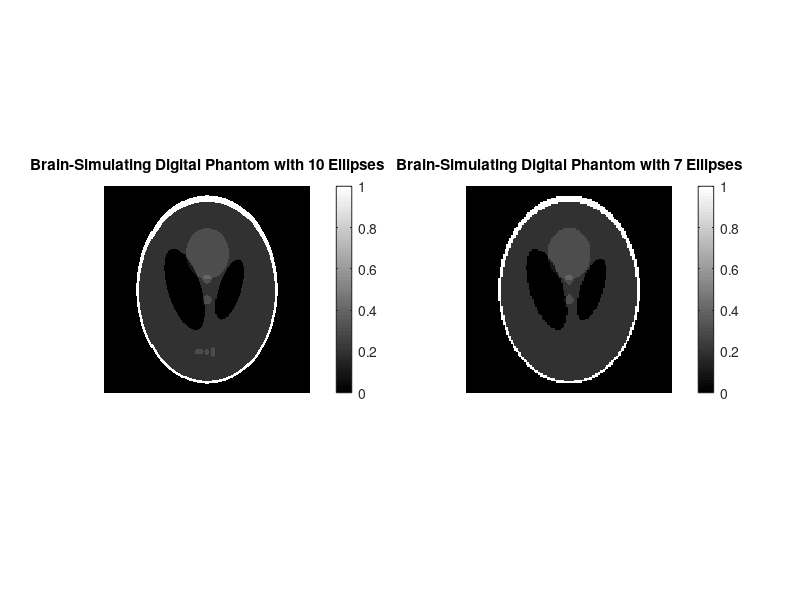
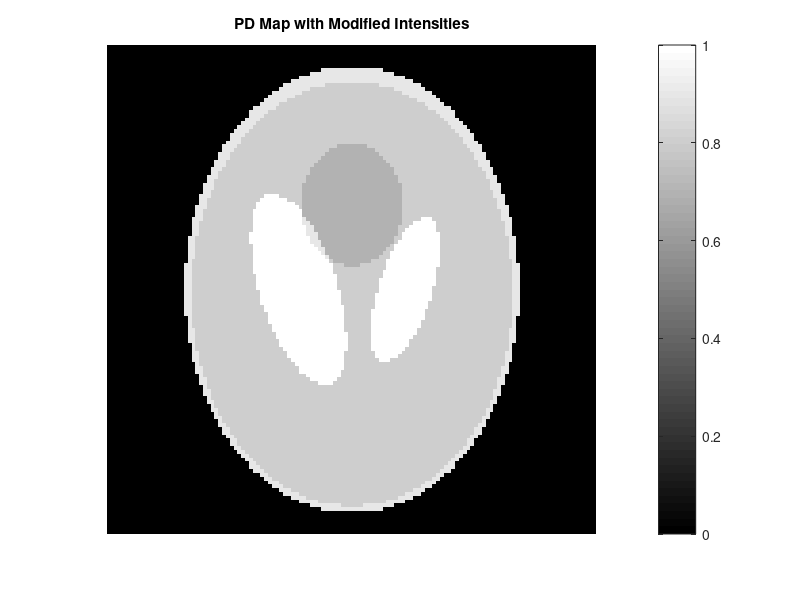
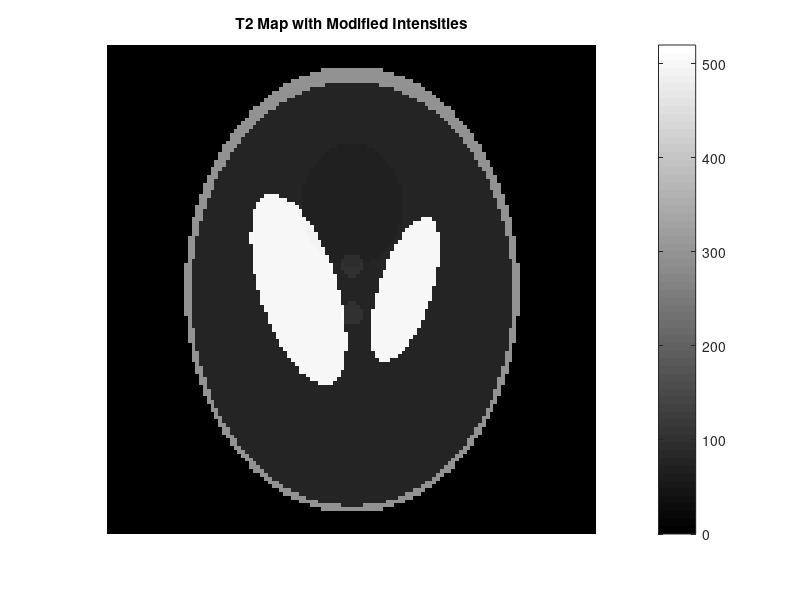
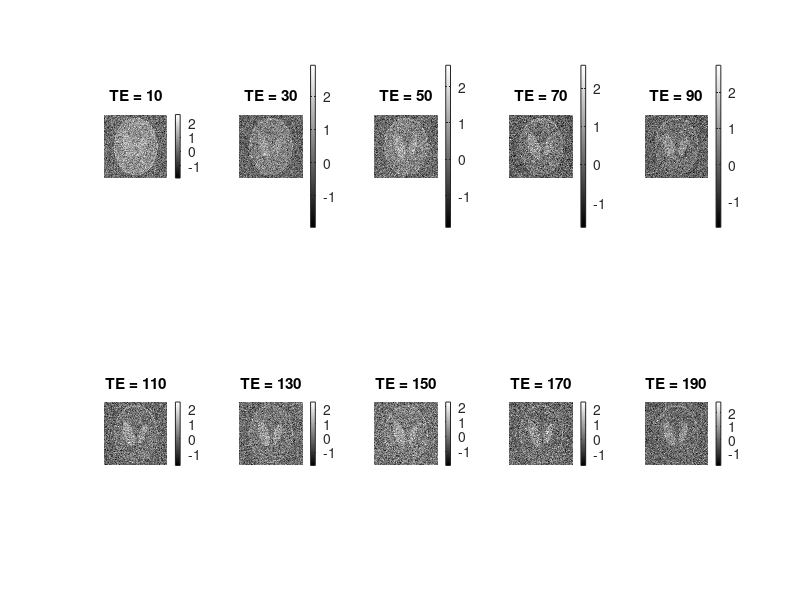

Recreate these plots in MATLAB, in order. (Note: this script raises an error after producing the figures.)
clear all;
clc;
close all;


% Create the modified Shepp-Logan phantom image
P = phantom('Modified Shepp-Logan', 200);
figure;
subplot(121);
imshow(P);
colorbar
colormap(gray)
title('Brain-Simulating Digital Phantom with 10 Ellipses');


% Define the parameters for the first 7 ellipses
E = [
     1,   0.69,   0.92,  0,    0,       0;    
   -0.8,  0.662,  0.874, 0,   -0.0184,  0;    
   -0.2,  0.11,   0.31,  0.22, 0,      -18;    
   -0.2,  0.16,   0.41, -0.22, 0,       18;    
    0.1,  0.21,   0.25,  0,    0.35,    0;    
    0.1,  0.046,  0.046, 0,    0.1,     0;    
    0.1,  0.046,  0.046, 0,   -0.1,     0   
];

% Generate the phantom image
n = 128;  
P = phantom(E, n);
subplot(122);
imshow(P);
colorbar;
colormap(gray);
title('Brain-Simulating Digital Phantom with 7 Ellipses');


%% 

% Q2-a

% Parameters for the first 7 ellipses with modified Proton densities
E_PD = [
    0.9,   0.69,   0.92,  0,    0,      0;    
   -0.1,  0.662,  0.874, 0,    -0.0184, 0;    
    0.2,  0.11,   0.31,  0.22,  0,     -18;    
    0.2,  0.16,   0.41, -0.22,  0,      18;    
   -0.1,  0.21,   0.25,  0,     0.35,   0;    
    0  ,  0.046,  0.046, 0,     0.1,    0;    
    0  ,  0.046,  0.046, 0,    -0.1,    0   
];

% Generate the phantom image
n=128;
Ph_PD = phantom(E_PD, n);
figure;
imshow(Ph_PD);
colorbar;
colormap(gray);
title('PD Map with Modified Intensities');

%%

% Parameters for the first 7 ellipses with modified T2
E_T2 = [
    300,  0.69,   0.92,  0,     0,      0;    
   -220,  0.662,  0.874, 0,    -0.0184, 0;    
    420,  0.11,   0.31,  0.22,  0,     -18;    
    420,  0.16,   0.41, -0.22,  0,      18;    
   -10 ,  0.21,   0.25,  0,     0.35,   0;    
    20 ,  0.046,  0.046, 0,     0.1,    0;    
    20 ,  0.046,  0.046, 0,    -0.1,    0   
];

% Generate the phantom image
n=128;
Ph_T2 = phantom(E_T2, n);
figure;
imshow(Ph_T2, []);
colorbar;
colormap(gray);
title('T2 Map with Modified Intensities');

%%

% Define the TE values
TE = 10:20:200;

% Mean for the Gaussian noise
Gau = 4;
m = (5*Gau + 5)/100;
images = zeros([size(Ph_PD), length(TE)]);

% Generate the images
figure;
for i = 1:length(TE)
    I = Ph_PD .* exp(-TE(i)./Ph_T2);
    I = imnoise(I, 'gaussian', 0, m);
    images(:,:,i) = I;
    subplot(2, ceil(length(TE)/2), i);
    imshow(images(:,:,i), []);
    colorbar;
    colormap(gray);
    title(['TE = ', num2str(TE(i))]);
end
sgtitle(sprintf('Set of 10 images with gaussian noise\nPrajwal Mohan, ID-1232306844'));


%%

%Define function
func = @(x, TE) x(1) .* exp(-TE ./ x(2));
x0 = [0.5, 1];

% Reshape the image
[nRows, nCols, nTE] = size(images);
reshaped_images = reshape(images, [], nTE);

options = optimoptions('lsqcurvefit','Display','off');
PD_map = zeros(nRows, nCols);

% Voxel wise fit
for i = 1:nRows
    for j = 1:nCols
        intensities_PD = reshaped_images((i-1)*nCols + j, :);
        [fit_params, ~] = lsqcurvefit(func, x0, TE, intensities_PD, [], [],options);
        PD_map(i, j) = fit_params(1);
    end
end


figure;
imshow(PD_map', [0,1]);
colorbar;
colormap(gray);
sgtitle(sprintf('Prajwal Mohan, ID-1232306844\nCalculated PD Map'));

%%

%Define function
func = @(x, TE) x(1) .* exp(-TE ./ x(2));
x0 = [0.5, 1];

% Reshape the images for lsqcurvefit
[nRows, nCols, nTE] = size(images);
reshaped_images = reshape(images, [], nTE);

options = optimoptions('lsqcurvefit','Display','off');
T2_map = zeros(nRows, nCols);

% Voxel wise fit
for i = 1:nRows
    for j = 1:nCols
        intensities_T2 = reshaped_images((i-1)*nCols + j, :);
        [fit_params, ~] = lsqcurvefit(func, x0, TE, intensities_T2, [], [],options);
        T2_map(i, j) = fit_params(2);
    end
end


figure;
imshow(T2_map', [0,500]);
colorbar;
colormap(gray);
sgtitle(sprintf('Prajwal Mohan, ID-1232306844\nCalculated T2 Map'));

